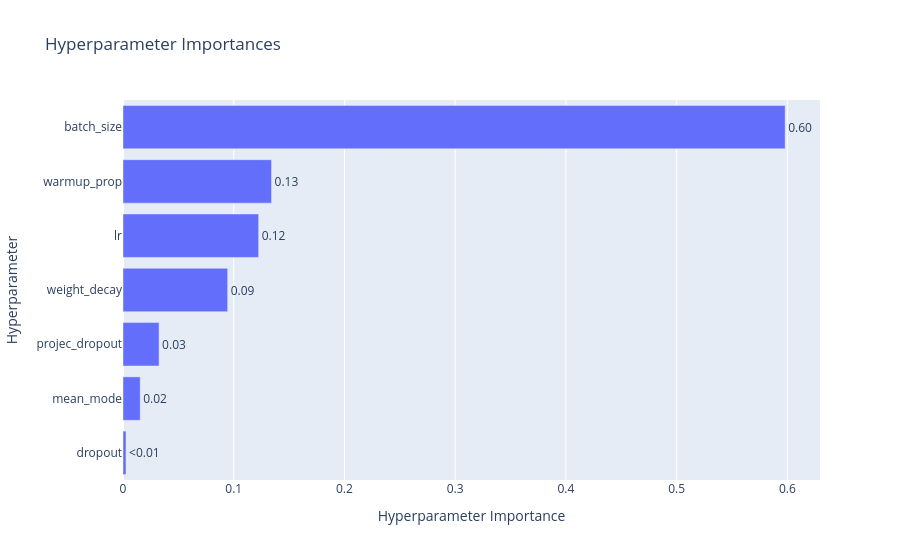

Source (notebook cell):
### Code cell
optuna.visualization.plot_param_importances(study)
fig.show()

### Figure 1 — Plotly figure (JSON) as saved in the notebook; plotly's stock layout.template omitted (floating-point values rounded to 4 significant figures)
{"data": [{"cliponaxis": false, "hovertemplate": ["dropout (FloatDistribution): 0.002726077605069707<extra></extra>", "mean_mode (CategoricalDistribution): 0.015520920213293198<extra></extra>", "projec_dropout (FloatDistribution): 0.032593530754873964<extra></extra>", "weight_decay (FloatDistribution): 0.09451755077348566<extra></extra>", "lr (FloatDistribution): 0.12250330776062056<extra></extra>", "warmup_prop (FloatDistribution): 0.13415814345197166<extra></extra>", "batch_size (CategoricalDistribution): 0.5979804694406851<extra></extra>"], "name": "Objective Value", "orientation": "h", "text": ["<0.01", "0.02", "0.03", "0.09", "0.12", "0.13", "0.60"], "textposition": "outside", "type": "bar", "x": [0.002726, 0.01552, 0.03259, 0.09452, 0.1225, 0.1342, 0.598], "y": ["dropout", "mean_mode", "projec_dropout", "weight_decay", "lr", "warmup_prop", "batch_size"]}], "layout": {"title": {"text": "Hyperparameter Importances"}, "xaxis": {"title": {"text": "Hyperparameter Importance"}}, "yaxis": {"title": {"text": "Hyperparameter"}}}}
